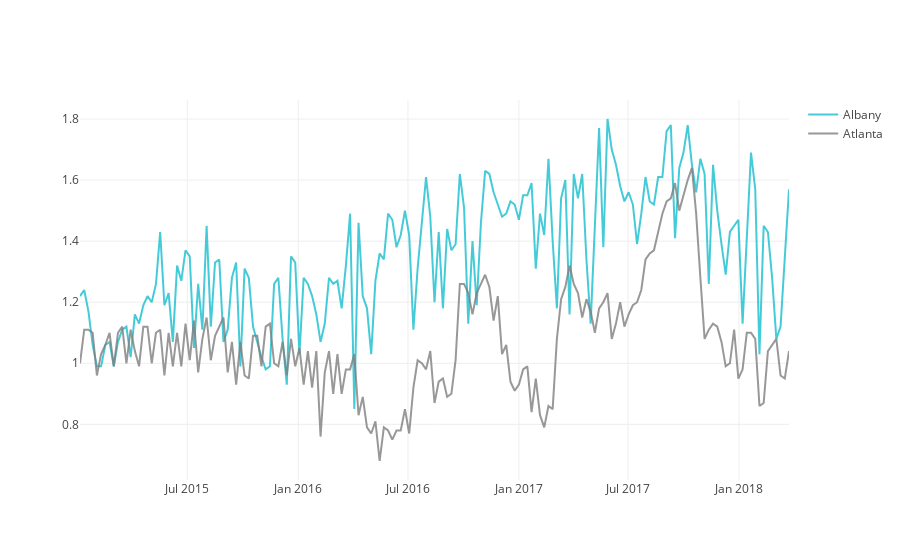

Here is the notebook cell this chart was saved with:
### Markdown cell above
### 4. Plotly

<img src="https://repository-images.githubusercontent.com/33702544/b4400c80-718b-11e9-9f3a-306c07a5f3de">

### Code cell
two_states = subset.pivot(index='Date', columns='region', values='AveragePrice')

trace_high = go.Scatter(
                x=two_states.index,
                y=two_states.Albany,
                name = "Albany",
                line = dict(color = '#17BECF'),
                opacity = 0.8)

trace_low = go.Scatter(
                x=two_states.index,
                y=two_states['Atlanta'],
                name = "Atlanta",
                line = dict(color = '#7F7F7F'),
                opacity = 0.8)

data = [trace_high,trace_low]
iplot(data)

### Figure 1 — Plotly figure (JSON) as saved in the notebook; plotly's stock layout.template omitted (floating-point values rounded to 4 significant figures; data arrays with more than 128 entries replaced by an {"elided": "..."} marker saying what was removed)
{"data": [{"line": {"color": "#17BECF"}, "name": "Albany", "opacity": 0.8, "type": "scatter", "uid": "6f5aaa58-96ac-11e9-9f91-48e244f646a1", "x": {"elided": "169 str values"}, "y": {"elided": "169 float values"}}, {"line": {"color": "#7F7F7F"}, "name": "Atlanta", "opacity": 0.8, "type": "scatter", "uid": "6f5aace2-96ac-11e9-9f91-48e244f646a1", "x": {"elided": "169 str values"}, "y": {"elided": "169 float values"}}], "layout": {}}
